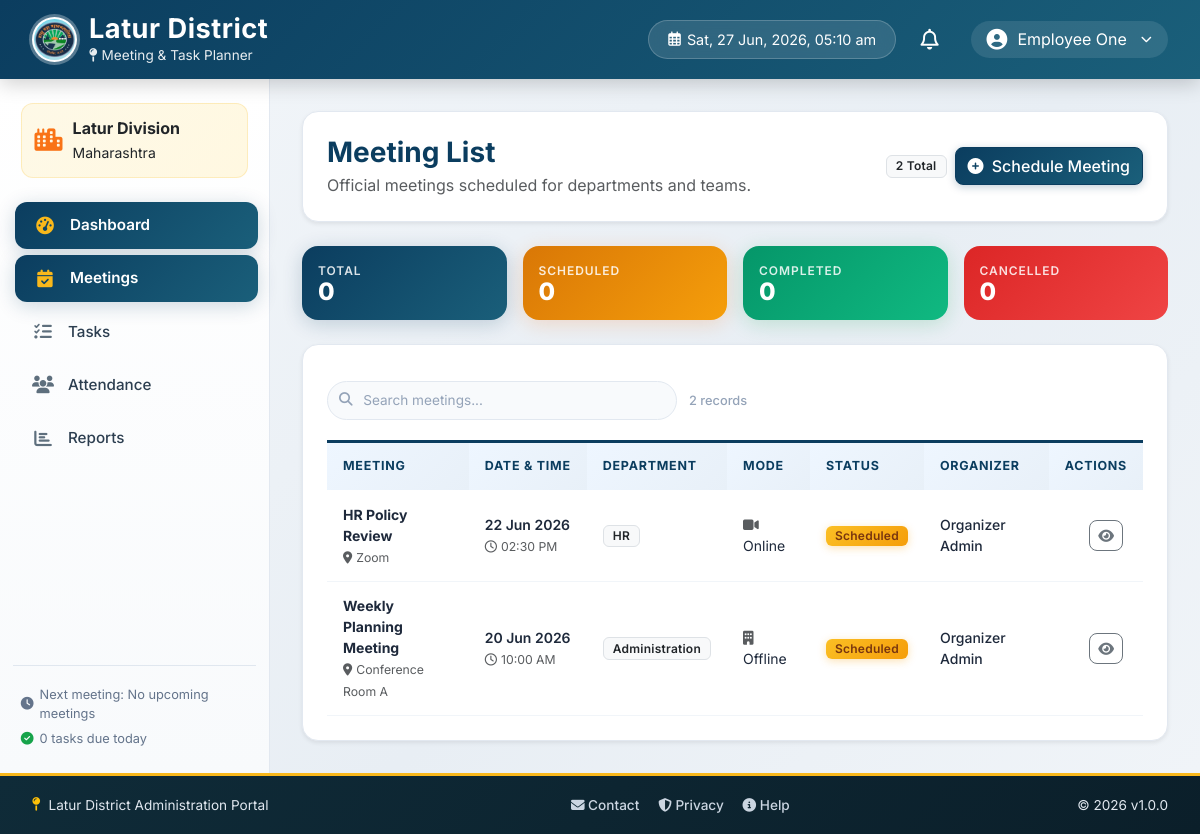
The app's page /modules/meetings/index.php (signed in) with its own data.
### tables this page shows
CREATE TABLE IF NOT EXISTS meetings (
  id INT AUTO_INCREMENT PRIMARY KEY,
  title VARCHAR(150) NOT NULL,
  meeting_date DATE NOT NULL,
  meeting_time TIME NOT NULL,
  location VARCHAR(150) NOT NULL,
  mode VARCHAR(50) NOT NULL,
  agenda TEXT NOT NULL,
  department VARCHAR(100) NOT NULL,
  organizer_id INT NOT NULL,
  status VARCHAR(30) NOT NULL DEFAULT 'Scheduled',
  created_at TIMESTAMP DEFAULT CURRENT_TIMESTAMP,
  FOREIGN KEY (organizer_id) REFERENCES users(id)
);

CREATE TABLE IF NOT EXISTS users (
  id INT AUTO_INCREMENT PRIMARY KEY,
  name VARCHAR(100) NOT NULL,
  email VARCHAR(150) NOT NULL UNIQUE,
  password VARCHAR(255) NOT NULL,
  role VARCHAR(50) NOT NULL,
  department VARCHAR(100) NOT NULL,
  isDeleted ENUM('Yes','No') NOT NULL DEFAULT 'No'
);

### config/db.php (called while the page is built, shortened)
<?php
function formatTime12Hour($time) {
    $timeArray = explode(':', $time);
    if (count($timeArray) >= 2) {
        $hour = (int)$timeArray[0];
        $minute = $timeArray[1];
        $ampm = ($hour >= 12) ? 'PM' : 'AM';
        if ($hour > 12) {
            $hour = $hour - 12;
        } elseif ($hour === 0) {
            $hour = 12;
        }
        return str_pad($hour, 2, '0', STR_PAD_LEFT) . ':' . $minute . ' ' . $ampm;
    }
    return $time;
}
?>

### modules/meetings/index.php (the view, shortened to what this page needs)
<?php
require_once '../../config/db.php';
include_once '../../includes/header.php';
$conn = getDBConnection();
$result = $conn->query(
    "SELECT m.id, m.title, m.meeting_date, m.meeting_time, m.location, m.mode, m.department, m.status, u.id AS organizer_id, u.name AS organizer_name
     FROM meetings m
     JOIN users u ON m.organizer_id = u.id
     ORDER BY m.meeting_date DESC, m.meeting_time DESC"
);
if ($result) {
    $meetings = $result->fetch_all(MYSQLI_ASSOC);
} else {
    error_log('Meetings query failed: ' . $conn->error);
    $meetings = [];
}
$totalMeetings = count($meetings);
$scheduledCount = count(array_filter($meetings, fn($m) => strtolower($m['status']) === 'scheduled'));
$completedCount = count(array_filter($meetings, fn($m) => strtolower($m['status']) === 'completed'));
$cancelledCount = count(array_filter($meetings, fn($m) => strtolower($m['status']) === 'cancelled'));
?>
<div class="row">
    <div class="col-12">
        <div class="card p-4 border-0 shadow-sm mb-4 animate-on-scroll">
            <div class="d-flex justify-content-between align-items-center flex-wrap gap-2">
                <div>
                    <h3 class="fw-bold mb-1" style="color: var(--gov-blue);">Meeting List</h3>
                    <p class="text-muted mb-0">Official meetings scheduled for departments and teams.</p>
                </div>
                <div class="d-flex gap-2 align-items-center">
                    <span class="badge bg-light text-dark border px-3 py-2"><?php echo $totalMeetings; ?> Total</span>
                    <a href="create.php" class="btn btn-primary rounded-3"><i class="fas fa-plus-circle me-1"></i> Schedule Meeting</a>
                </div>
            </div>
        </div>
        <div class="row g-3 mb-4">
            <div class="col-md-3 animate-on-scroll">
                <div class="card stat-card stat-primary border-0 p-3">
                    <div class="stat-label">TOTAL</div>
                    <div class="stat-value counter-value" data-target="<?php echo $totalMeetings; ?>" style="font-size:1.5rem;">0</div>
                </div>
            </div>
            <div class="col-md-3 animate-on-scroll">
                <div class="card stat-card stat-warning border-0 p-3">
                    <div class="stat-label">SCHEDULED</div>
                    <div class="stat-value counter-value" data-target="<?php echo $scheduledCount; ?>" style="font-size:1.5rem;">0</div>
                </div>
            </div>
            <div class="col-md-3 animate-on-scroll">
                <div class="card stat-card stat-success border-0 p-3">
                    <div class="stat-label">COMPLETED</div>
                    <div class="stat-value counter-value" data-target="<?php echo $completedCount; ?>" style="font-size:1.5rem;">0</div>
                </div>
            </div>
            <div class="col-md-3 animate-on-scroll">
                <div class="card stat-card stat-danger border-0 p-3">
                    <div class="stat-label">CANCELLED</div>
                    <div class="stat-value counter-value" data-target="<?php echo $cancelledCount; ?>" style="font-size:1.5rem;">0</div>
                </div>
            </div>
        </div>
        <div class="card p-4 border-0 shadow-sm animate-on-scroll" id="meetingsTableWrapper" data-paginate data-per-page="10">
            <div class="table-filter-bar">
                <div class="table-search-input">
                    <i class="fas fa-search"></i>
                    <input type="text" placeholder="Search meetings..." data-table-search="meetingsTableWrapper">
                </div>
                <span class="table-result-count"><?php echo $totalMeetings; ?> records</span>
            </div>
            <div class="table-responsive">
                <table class="table table-enhanced table-hover align-middle mb-0">
                    <thead>
                        <tr>
                            <th>Meeting</th>
                            <th>Date & Time</th>
                            <th>Department</th>
                            <th>Mode</th>
                            <th>Status</th>
                            <th>Organizer</th>
                            <th class="text-end">Actions</th>
                        </tr>
                    </thead>
                    <tbody>
                        <?php foreach ($meetings as $meeting): ?>
                            <tr style="cursor: pointer;" onclick="window.location='view.php?id=<?php echo $meeting['id']; ?>'">
                                <td>
                                    <strong><?php echo htmlspecialchars($meeting['title']); ?></strong><br>
                                    <small class="text-muted"><i class="fas fa-map-marker-alt me-1"></i><?php echo htmlspecialchars($meeting['location']); ?></small>
                                </td>
                                <td>
                                    <div class="fw-semibold"><?php echo date('d M Y', strtotime($meeting['meeting_date'])); ?></div>
                                    <small class="text-muted"><i class="far fa-clock me-1"></i><?php echo formatTime12Hour($meeting['meeting_time']); ?></small>
                                </td>
                                <td><span class="badge bg-light text-dark border"><?php echo htmlspecialchars($meeting['department']); ?></span></td>
                                <td>
                                    <?php
                                    $modeIcon = match(strtolower($meeting['mode'])) {
                                        'online' => 'fa-video',
                                        'offline' => 'fa-building',
                                        'hybrid' => 'fa-arrows-alt',
                                        default => 'fa-circle'
                                    };
                                    ?>
                                    <span><i class="fas <?php echo $modeIcon; ?> me-1 text-muted"></i><?php echo htmlspecialchars($meeting['mode']); ?></span>
                                </td>
                                <td>
                                    <?php
                                    $statusLower = strtolower($meeting['status']);
                                    $badgeClass = match($statusLower) {
                                        'scheduled' => 'badge-status-scheduled',
                                        'ongoing' => 'badge-status-ongoing',
                                        'completed' => 'badge-status-completed',
                                        'cancelled' => 'badge-status-cancelled',
                                        default => 'bg-secondary'
                                    };
                                    ?>
                                    <span class="badge <?php echo $badgeClass; ?>"><?php echo htmlspecialchars($meeting['status']); ?></span>
                                </td>
                                <td><span class="fw-medium"><?php echo htmlspecialchars($meeting['organizer_name']); ?></span></td>
                                <td class="text-end">
                                    <a href="view.php?id=<?php echo $meeting['id']; ?>" class="btn btn-sm btn-outline-secondary me-1" onclick="event.stopPropagation();">
                                        <i class="fas fa-eye"></i>
                                    </a>
                                </td>
                            </tr>
                        <?php endforeach; ?>
                    </tbody>
                </table>
            </div>
        </div>
    </div>
</div>
<?php include_once '../../includes/footer.php'; ?>

### includes/header.php (shortened to what this page needs)
<?php
require_once __DIR__ . '/../config/db.php';
$isLoggedIn = isset($_SESSION['user_id']);
$userName = $_SESSION['full_name'] ?? 'Guest';
$userRole = $_SESSION['role'] ?? '';
$basePath = defined('APP_URL') ? APP_URL : '';
$currentPath = $_SERVER['PHP_SELF'] ?? '';
$today = date('Y-m-d');
$nextMeetingText = 'No upcoming meetings';
$tasksDueTodayText = '0 tasks due today';
if ($isLoggedIn) {
    try {
        $headerConn = getDBConnection();
        $userId = (int)($_SESSION['user_id'] ?? 0);
        if ($userRole === 'Collector') {
            $stmt = $headerConn->prepare("SELECT COUNT(*) AS total FROM tasks WHERE due_date = ? AND status <> 'Completed'");
            $stmt->bind_param('s', $today);
        } elseif ($userRole === 'Organizer') {
            $stmt = $headerConn->prepare("SELECT COUNT(*) AS total FROM tasks t JOIN meetings m ON t.meeting_id = m.id WHERE m.organizer_id = ? AND t.due_date = ? AND t.status <> 'Completed'");
            $stmt->bind_param('is', $userId, $today);
        } else {
            $stmt = $headerConn->prepare("SELECT COUNT(*) AS total FROM tasks WHERE assigned_to = ? AND due_date = ? AND status <> 'Completed'");
            $stmt->bind_param('is', $userId, $today);
        }
        if ($stmt) {
            $stmt->execute();
            $dueTasksToday = (int)($stmt->get_result()->fetch_assoc()['total'] ?? 0);
            $tasksDueTodayText = $dueTasksToday . ' task' . ($dueTasksToday === 1 ? '' : 's') . ' due today';
        }
    } catch (Throwable $e) {
        error_log('Header summary failed: ' . $e->getMessage());
    }
}
?>
<!DOCTYPE html>
<html lang="en">
<head>
  <link rel="stylesheet" href="https://cdnjs.cloudflare.com/ajax/libs/font-awesome/6.5.1/css/all.min.css">
  <link rel="stylesheet" href="https://cdn.jsdelivr.net/npm/bootstrap-icons@1.11.3/font/bootstrap-icons.css">
  <link href="https://cdn.jsdelivr.net/npm/bootstrap@5.3.3/dist/css/bootstrap.min.css" rel="stylesheet">
  <link rel="stylesheet" href="<?php echo $basePath; ?>/assets/css/custom.css">
</head>
<body>
  <header class="header">
    <div class="d-flex align-items-center gap-3">
      <a class="logo-area text-white text-decoration-none" href="<?php echo $isLoggedIn ? $basePath . '/index.php' : $basePath . '/modules/users/login.php'; ?>" aria-label="Go to <?php echo $isLoggedIn ? 'dashboard' : 'login page'; ?>">
        <img class="district-emblem" src="<?php echo $basePath; ?>/assets/photo_1763098684.jpg" alt="Latur Municipal Corporation logo">
        <div class="title-section">
          <h1>Latur District</h1>
          <div class="subtitle">
            <i class="fas fa-map-pin"></i> Meeting & Task Planner
          </div>
        </div>
      </a>
    </div>
    <div class="header-actions">
      <div class="date-badge">
        <i class="far fa-calendar-alt"></i>
        <span id="liveDate"></span>
      </div>
      <div class="dropdown">
        <button type="button" class="notification-icon dropdown-toggle" id="notificationDropdown" data-bs-toggle="dropdown" data-bs-auto-close="outside" aria-expanded="false" aria-label="View notifications">
          <i class="far fa-bell"></i>
        </button>
      </div>
      <?php if ($isLoggedIn): ?>
      <div class="dropdown">
          <button type="button" class="user-profile dropdown-toggle text-decoration-none" id="userDropdown" data-bs-toggle="dropdown" aria-expanded="false">
            <i class="fas fa-user-circle"></i>
            <span><?php echo htmlspecialchars($userName); ?></span>
            <i class="fas fa-chevron-down ms-1" style="font-size: 0.7rem;"></i>
          </button>
      </div>
      <?php endif; ?>
    </div>
  </header>
  <div class="app-container">
    <?php if ($isLoggedIn): ?>
    <aside class="sidebar" id="appSidebar">
      <div class="latur-badge">
        <i class="fas fa-city"></i>
        <span><strong>Latur Division</strong><br><small>Maharashtra</small></span>
      </div>
      <ul class="nav-menu">
        <li class="nav-item">
          <a href="<?php echo $basePath; ?>/index.php" class="nav-link <?php echo basename($currentPath) == 'index.php' ? 'active' : ''; ?>" <?php echo basename($currentPath) == 'index.php' ? 'aria-current="page"' : ''; ?>>
            <i class="fas fa-tachometer-alt"></i>
            <span>Dashboard</span>
          </a>
        </li>
        <li class="nav-item">
          <a href="<?php echo $basePath; ?>/modules/meetings/index.php" class="nav-link <?php echo strpos($currentPath, 'meetings') !== false ? 'active' : ''; ?>" <?php echo strpos($currentPath, 'meetings') !== false ? 'aria-current="page"' : ''; ?>>
            <i class="fas fa-calendar-check"></i>
            <span>Meetings</span>
          </a>
        </li>
        <li class="nav-item">
          <a href="<?php echo $basePath; ?>/modules/tasks/index.php" class="nav-link <?php echo strpos($currentPath, 'tasks') !== false ? 'active' : ''; ?>" <?php echo strpos($currentPath, 'tasks') !== false ? 'aria-current="page"' : ''; ?>>
            <i class="fas fa-tasks"></i>
            <span>Tasks</span>
          </a>
        </li>
        <li class="nav-item">
          <a href="<?php echo $basePath; ?>/modules/attendance/index.php" class="nav-link <?php echo strpos($currentPath, 'attendance') !== false ? 'active' : ''; ?>" <?php echo strpos($currentPath, 'attendance') !== false ? 'aria-current="page"' : ''; ?>>
            <i class="fas fa-users"></i>
            <span>Attendance</span>
          </a>
        </li>
        <li class="nav-item">
          <a href="<?php echo $basePath; ?>/modules/reports/index.php" class="nav-link <?php echo strpos($currentPath, 'reports') !== false ? 'active' : ''; ?>" <?php echo strpos($currentPath, 'reports') !== false ? 'aria-current="page"' : ''; ?>>
            <i class="fas fa-chart-bar"></i>
            <span>Reports</span>
          </a>
        </li>
      </ul>
      <div class="sidebar-footer">
        <div style="display: flex; align-items: center; gap: 6px; padding: 0 0.5rem;">
          <i class="fas fa-clock"></i>
          <span>Next meeting: <?php echo htmlspecialchars($nextMeetingText); ?></span>
        </div>
        <div style="display: flex; align-items: center; gap: 6px; padding: 0 0.5rem;">
          <i class="fas fa-check-circle" style="color: #16a34a;"></i>
          <span><?php echo htmlspecialchars($tasksDueTodayText); ?></span>
        </div>
      </div>
    </aside>
    <?php endif; ?>
    <main class="main-content <?php echo !$isLoggedIn ? 'w-100' : ''; ?>">

### includes/footer.php (shortened to what this page needs)
        </main>
    </div>
    <footer class="footer">
        <div class="d-flex align-items-center gap-2">
            <i class="fas fa-map-pin text-warning"></i>
            <span>Latur District Administration Portal</span>
        </div>
        <div class="footer-links">
            <a href="#"><i class="fas fa-envelope"></i> Contact</a>
            <a href="#"><i class="fas fa-shield-alt"></i> Privacy</a>
            <a href="#"><i class="fas fa-info-circle"></i> Help</a>
        </div>
        <div class="mt-2 mt-md-0">
            © <?php echo date('Y'); ?> v1.0.0
        </div>
    </footer>
</body>
</html>

### includes/footer.php (style rules this page uses)
.footer { background: linear-gradient(135deg, #0f2b38, #0b1f2a); color: #e0e7ef; padding: 1.2rem 2rem; display: flex; justify-content: space-between; align-items: center; flex-wrap: wrap; font-size: 0.85rem; border-top: 3px solid #f9b81b; }
.footer-links a { color: #cbd5e1; text-decoration: none; margin-left: 15px; transition: all 0.3s ease; font-weight: 500; }

### records on screen
meetings: title "HR Policy Review", location "Zoom", meeting_date "22 Jun 2026", meeting_time "02:30 PM", department "HR", mode "Online", status "Scheduled", organizer.name "Organizer Admin"
meetings: title "Weekly Planning Meeting", location "Conference Room A", meeting_date "20 Jun 2026", meeting_time "10:00 AM", department "Administration", mode "Offline", status "Scheduled", organizer.name "Organizer Admin"

### other values on screen
$userName "Employee One"
$nextMeetingText "No upcoming meetings"
$tasksDueTodayText "0 tasks due today"
$totalMeetings "2"
